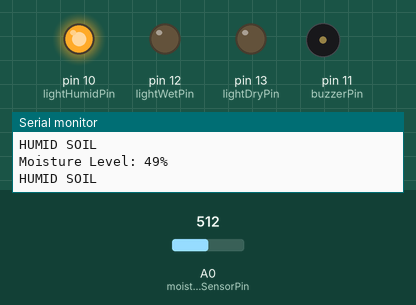
A sketch run on a simulated Arduino Uno, built with avr-gcc and run on an emulated ATmega328P. Shown: output pins drawn as LEDs (lit = HIGH), buzzer (waves = sounding), the last lines printed to the serial monitor. Inputs (shaded band) come from the test bench; at power-on: A0 (moistureSensorPin) = 512.

Above: at 1.8 s.
1.9 s: A0 (moistureSensorPin) set to 585
3.4 s: A0 (moistureSensorPin) set to 611
At 4.8 s:
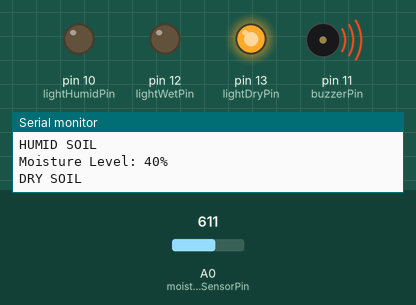
7.5 s: A0 (moistureSensorPin) set to 360
At 9.2 s:
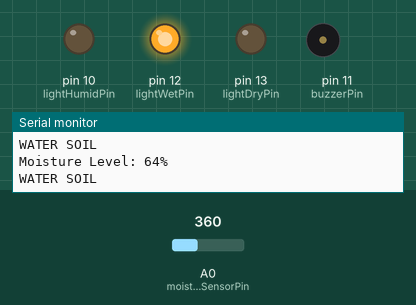
9.5 s: A0 (moistureSensorPin) set to 384
At 10.8 s:
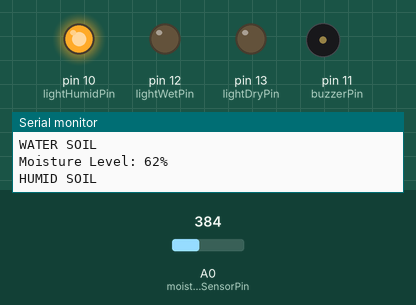
11.5 s: A0 (moistureSensorPin) set to 1010
At 12.3 s:
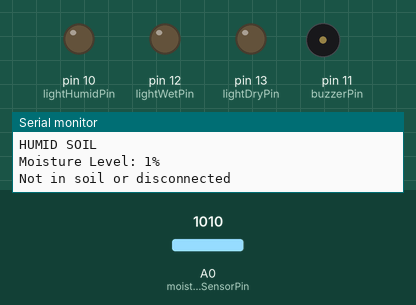
13.5 s: A0 (moistureSensorPin) set to 986
At 15.8 s:
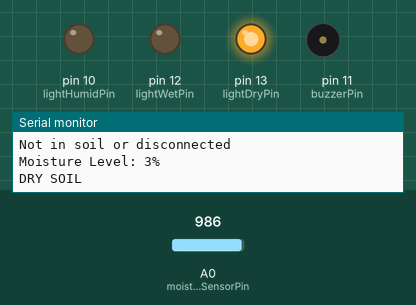
Timing chart, 0 to 18.6 s (numbered marks = the images above; inputs shaded):
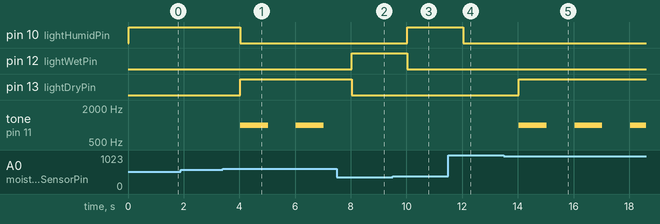

Measured:
- the behaviour switches between 599 and 600 on A0 (moistureSensorPin) (found by bisection; images 0 and 1)
- the behaviour switches between 369 and 370 on A0 (moistureSensorPin) (found by bisection; images 2 and 3)
- the behaviour switches between 1000 and 999 on A0 (moistureSensorPin) (found by bisection; images 4 and 5)
- after the input at 3.4 s, pin 10 (lightHumidPin): HIGH → LOW after 0.63 s; pin 13 (lightDryPin): LOW → HIGH after 0.63 s; tone on pin 11 (buzzerPin): alternates 1000 Hz for 1.0 s and silent for 1.0 s, starting after 0.63 s
- after the input at 7.5 s, pin 12 (lightWetPin): LOW → HIGH after 0.53 s; pin 13 (lightDryPin): HIGH → LOW after 0.53 s; tone on pin 11 (buzzerPin): stays silent (without the input it goes to 1000 Hz after 0.53 s)
- after the input at 9.5 s, pin 10 (lightHumidPin): LOW → HIGH after 0.53 s; pin 12 (lightWetPin): HIGH → LOW after 0.53 s
- after the input at 11.5 s, pin 10 (lightHumidPin): HIGH → LOW after 0.53 s
- after the input at 13.5 s, pin 13 (lightDryPin): LOW → HIGH after 0.53 s; tone on pin 11 (buzzerPin): alternates 1000 Hz for 1.0 s and silent for 1.0 s, starting after 0.53 s

The sketch:

EX2.ino
```cpp
// Soil moisture program
#include <Wire.h>

// Pin Definitions
const int moistureSensorPin = A0;
const int buzzerPin = 11;
const int lightDryPin = 13;
const int lightHumidPin = 10;
const int lightWetPin = 12;

// Moisture Thresholds
const int DRY_THRESHOLD = 1000;
const int HUMID_THRESHOLD = 600;
const int WET_THRESHOLD = 370;

int moistureLevel;

void setup() {
  // Pin Initialization
  pinMode(moistureSensorPin, INPUT);
  pinMode(buzzerPin, OUTPUT);
  pinMode(lightDryPin, OUTPUT);
  pinMode(lightHumidPin, OUTPUT);
  pinMode(lightWetPin, OUTPUT);

  // Serial Monitor Initialization
  Serial.begin(9600);
  Serial.println("Annamalai University BE CSE 2024");
  Serial.println("Soil Moisture Program");
}

// Function to read and calculate moisture percentage
int readMoisture() {
  int sensorValue = analogRead(moistureSensorPin);
  int moisture = 100 - ((sensorValue / 1023.0) * 100);
  Serial.print("Moisture Level: ");
  Serial.print(moisture);
  Serial.println("%");
  return sensorValue;
}

// Function to handle the dry soil condition
void handleDrySoil() {
  Serial.println("DRY SOIL");
  digitalWrite(lightDryPin, HIGH);   // Light to indicate dry soil
  digitalWrite(lightHumidPin, LOW);
  digitalWrite(lightWetPin, LOW);

  tone(buzzerPin, 1000);             // Buzzer at 1kHz
  delay(1000);                       // Sound for 1 second
  noTone(buzzerPin);                 // Stop sound
}

// Function to handle humid soil condition
void handleHumidSoil() {
  Serial.println("HUMID SOIL");
  digitalWrite(lightHumidPin, HIGH); // Light to indicate humid soil
  digitalWrite(lightDryPin, LOW);
  digitalWrite(lightWetPin, LOW);
}

// Function to handle wet soil condition
void handleWetSoil() {
  Serial.println("WATER SOIL");
  digitalWrite(lightWetPin, HIGH);   // Light to indicate wet soil
  digitalWrite(lightDryPin, LOW);
  digitalWrite(lightHumidPin, LOW);
}

void loop() {
  int sensorValue = readMoisture();  // Get moisture sensor value

  // Check sensor disconnection
  if (sensorValue >= DRY_THRESHOLD) {
    Serial.println("Not in soil or disconnected");
    digitalWrite(lightDryPin, LOW);
    digitalWrite(lightHumidPin, LOW);
    digitalWrite(lightWetPin, LOW);
    noTone(buzzerPin);              // Ensure buzzer is off
  }
  // Handle dry soil condition
  else if (sensorValue < DRY_THRESHOLD && sensorValue >= HUMID_THRESHOLD) {
    handleDrySoil();
  }
  // Handle humid soil condition
  else if (sensorValue < HUMID_THRESHOLD && sensorValue >= WET_THRESHOLD) {
    handleHumidSoil();
  }
  // Handle wet soil condition
  else if (sensorValue < WET_THRESHOLD) {
    handleWetSoil();
  }

  delay(1000);  // Delay before the next reading
}
```
